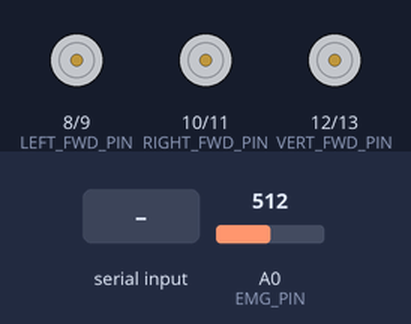
This sketch was run on a simulated Arduino Uno, built with avr-gcc and run on an emulated ATmega328P. Shown: motor-driver pin pairs drawn as motors (green arrow = first pin HIGH = forward, orange = second pin HIGH = backward, longer = more drive). The test bench sets the inputs (shaded band); at power-on: A0 (EMG_PIN) = 512. What the sketch prints to the serial monitor is not drawn.

Above: at 1.2 s.
1.3 s: "F\n" received over Serial
At 2.1 s:
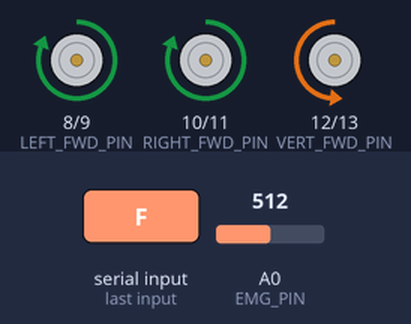
3.8 s: byte 66 ('B') received over Serial
At 4.3 s:
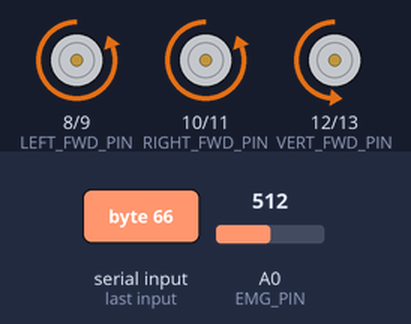
6.3 s: byte 76 ('L') received over Serial
At 7.1 s:
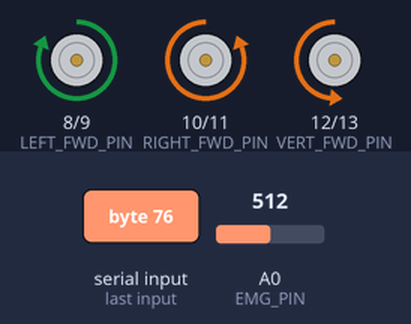
8.8 s: byte 82 ('R') received over Serial
At 9.3 s:
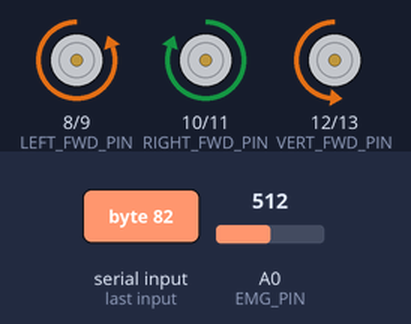
11.3 s: "B\n" received over Serial
At 13.5 s:
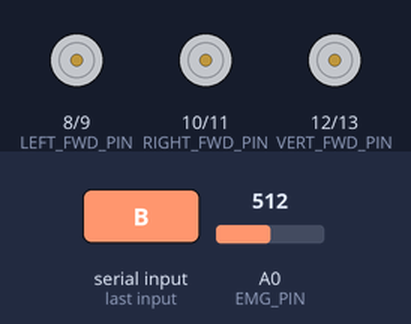
Timing chart, 0 to 14.8 s (numbered marks = the images above; inputs shaded):
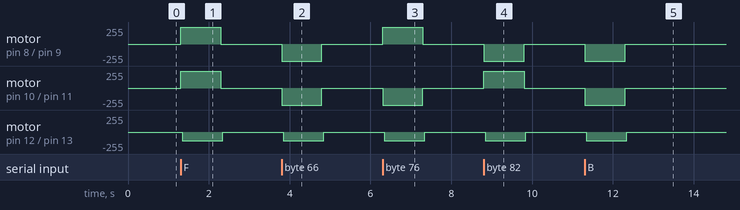

Measured:
- after the input at 1.3 s, motor on pin 8 (LEFT_FWD_PIN) / pin 9 (LEFT_REV_PIN), motor on pin 10 (RIGHT_FWD_PIN) / pin 11 (RIGHT_REV_PIN): stopped → forward 255/255 at once, → stopped 1.0 s later; motor on pin 12 (VERT_FWD_PIN) / pin 13 (VERT_REV_PIN): stopped → backward 132/255 at once, → stopped 1.0 s later
- after the input at 3.8 s, motor on pin 8 (LEFT_FWD_PIN) / pin 9 (LEFT_REV_PIN), motor on pin 10 (RIGHT_FWD_PIN) / pin 11 (RIGHT_REV_PIN): stopped → backward 255/255 at once, → stopped 1.0 s later; motor on pin 12 (VERT_FWD_PIN) / pin 13 (VERT_REV_PIN): stopped → backward 132/255 at once, → stopped 1.0 s later
- after the input at 6.3 s, motor on pin 8 (LEFT_FWD_PIN) / pin 9 (LEFT_REV_PIN): stopped → forward 255/255 at once, → stopped 1.0 s later; motor on pin 10 (RIGHT_FWD_PIN) / pin 11 (RIGHT_REV_PIN): stopped → backward 255/255 at once, → stopped 1.0 s later
- after the input at 8.8 s, motor on pin 8 (LEFT_FWD_PIN) / pin 9 (LEFT_REV_PIN): stopped → backward 255/255 at once, → stopped 1.0 s later; motor on pin 10 (RIGHT_FWD_PIN) / pin 11 (RIGHT_REV_PIN): stopped → forward 255/255 at once, → stopped 1.0 s later
- after the input at 11.3 s, motor on pin 8 (LEFT_FWD_PIN) / pin 9 (LEFT_REV_PIN), motor on pin 10 (RIGHT_FWD_PIN) / pin 11 (RIGHT_REV_PIN): stopped → backward 255/255 at once, → stopped 1.0 s later; motor on pin 12 (VERT_FWD_PIN) / pin 13 (VERT_REV_PIN): stopped → backward 132/255 at once, → stopped 1.0 s later

The sketch:

arduino_elementaryrov_emg_v1_direct_pin_test.ino
```cpp
const uint32_t SERIAL_BAUD = 115200;
const uint8_t EMG_PIN = A0;
const uint16_t SAMPLE_PERIOD_MS = 20;
const uint16_t COMMAND_TIMEOUT_MS = 1000;

const uint8_t LEFT_FWD_PIN = 8;
const uint8_t LEFT_REV_PIN = 9;
const uint8_t RIGHT_FWD_PIN = 10;
const uint8_t RIGHT_REV_PIN = 11;
const uint8_t VERT_FWD_PIN = 12;
const uint8_t VERT_REV_PIN = 13;

char current_command = 'S';
uint32_t last_sample_ms = 0;
uint32_t last_command_ms = 0;

void set_pair(uint8_t forward_pin, uint8_t reverse_pin, int8_t power) {
  if (power > 0) {
    digitalWrite(forward_pin, HIGH);
    digitalWrite(reverse_pin, LOW);
    return;
  }

  if (power < 0) {
    digitalWrite(forward_pin, LOW);
    digitalWrite(reverse_pin, HIGH);
    return;
  }

  digitalWrite(forward_pin, LOW);
  digitalWrite(reverse_pin, LOW);
}

void set_thrusters(int8_t left, int8_t right, int8_t vertical) {
  set_pair(LEFT_FWD_PIN, LEFT_REV_PIN, left);
  set_pair(RIGHT_FWD_PIN, RIGHT_REV_PIN, right);
  set_pair(VERT_FWD_PIN, VERT_REV_PIN, vertical);
}

void read_python_command() {
  while (Serial.available() > 0) {
    char command = Serial.read();

    if (command == '\n' || command == '\r') {
      continue;
    }

    if (
      command == 'S'
      || command == 'F'
      || command == 'B'
      || command == 'L'
      || command == 'R'
      || command == 'D'
    ) {
      current_command = command;
      last_command_ms = millis();
    }
  }
}

void stop_if_command_lost() {
  if (current_command != 'S' && millis() - last_command_ms > COMMAND_TIMEOUT_MS) {
    current_command = 'S';
  }
}

void apply_current_command() {
  switch (current_command) {
    case 'F':
      set_thrusters(1, 1, 0);
      break;
    case 'B':
      set_thrusters(-1, -1, 0);
      break;
    case 'L':
      set_thrusters(1, -1, 0);
      break;
    case 'R':
      set_thrusters(-1, 1, 0);
      break;
    case 'S':
    case 'D':
    default:
      set_thrusters(0, 0, 0);
      break;
  }
}

void send_emg_sample() {
  uint32_t now = millis();
  if (now - last_sample_ms < SAMPLE_PERIOD_MS) {
    return;
  }

  last_sample_ms = now;
  Serial.println(analogRead(EMG_PIN));
}

void setup() {
  Serial.begin(SERIAL_BAUD);

  pinMode(EMG_PIN, INPUT);
  pinMode(LEFT_FWD_PIN, OUTPUT);
  pinMode(LEFT_REV_PIN, OUTPUT);
  pinMode(RIGHT_FWD_PIN, OUTPUT);
  pinMode(RIGHT_REV_PIN, OUTPUT);
  pinMode(VERT_FWD_PIN, OUTPUT);
  pinMode(VERT_REV_PIN, OUTPUT);
  pinMode(LED_BUILTIN, OUTPUT);

  set_thrusters(0, 0, 0);
  last_command_ms = millis();
}

void loop() {
  read_python_command();
  stop_if_command_lost();
  digitalWrite(LED_BUILTIN, current_command == 'S' || current_command == 'D' ? LOW : HIGH);
  apply_current_command();
  send_emg_sample();
}
```
